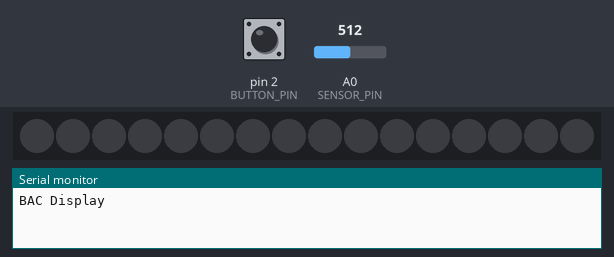
A sketch run on a simulated Arduino Uno, built with avr-gcc and run on an emulated ATmega328P. Shown: 16 RGB LEDs in strip order, left to right, the last lines printed to the serial monitor. Inputs (shaded band) come from the test bench; at power-on: pin 2 (BUTTON_PIN) LOW, A0 (SENSOR_PIN) = 512. Dim RGB values are drawn brighter than linear.

Above: at 1.2 s.
1.3 s: pin 2 (BUTTON_PIN) pulled HIGH for 0.15 s
At 2.4 s:
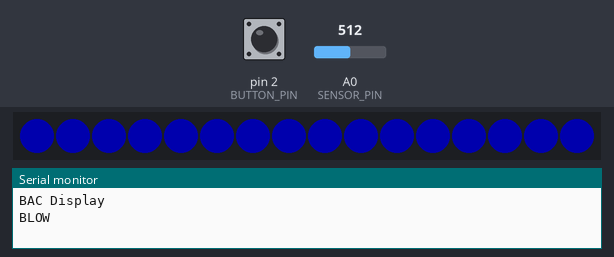
At 4.2 s:
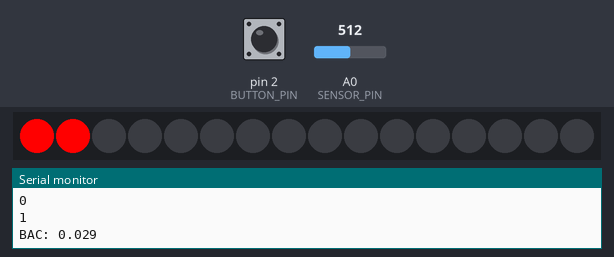
4.4 s: pin 2 (BUTTON_PIN) pulled HIGH for 1 s
8.4 s: pin 2 (BUTTON_PIN) pulled HIGH for 3.2 s
Timing chart, 0 to 11.4 s (numbered marks = the images above; inputs shaded):
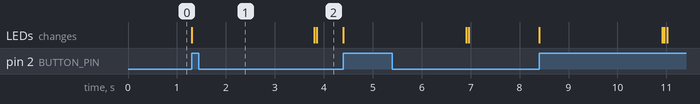

The sketch:

mq3.ino
```cpp
#include <Adafruit_NeoPixel.h>
#include "BAC_Lookup.h"

// Constants
#define DEBUG       1
#define SENSOR_PIN  A0
#define BAC_START   410     // Beginning ADC value of BAC chart
#define BAC_END     859     // Lsat ADC value in BAC chart

#define PIN      6
#define N_LEDS 16

#define BUTTON_PIN 2

// Global variables
char temp_str[10];
int sensor_read;
uint8_t bac;
int buttonState = 0;

int gamma[] = {
    0,  0,  0,  0,  0,  0,  0,  0,  0,  0,  0,  0,  0,  0,  0,  0,
    0,  0,  0,  0,  0,  0,  0,  0,  0,  0,  0,  0,  1,  1,  1,  1,
    1,  1,  1,  1,  1,  1,  1,  1,  1,  2,  2,  2,  2,  2,  2,  2,
    2,  3,  3,  3,  3,  3,  3,  3,  4,  4,  4,  4,  4,  5,  5,  5,
    5,  6,  6,  6,  6,  7,  7,  7,  7,  8,  8,  8,  9,  9,  9, 10,
   10, 10, 11, 11, 11, 12, 12, 13, 13, 13, 14, 14, 15, 15, 16, 16,
   17, 17, 18, 18, 19, 19, 20, 20, 21, 21, 22, 22, 23, 24, 24, 25,
   25, 26, 27, 27, 28, 29, 29, 30, 31, 32, 32, 33, 34, 35, 35, 36,
   37, 38, 39, 39, 40, 41, 42, 43, 44, 45, 46, 47, 48, 49, 50, 50,
   51, 52, 54, 55, 56, 57, 58, 59, 60, 61, 62, 63, 64, 66, 67, 68,
   69, 70, 72, 73, 74, 75, 77, 78, 79, 81, 82, 83, 85, 86, 87, 89,
   90, 92, 93, 95, 96, 98, 99,101,102,104,105,107,109,110,112,114,
  115,117,119,120,122,124,126,127,129,131,133,135,137,138,140,142,
  144,146,148,150,152,154,156,158,160,162,164,167,169,171,173,175,
  177,180,182,184,186,189,191,193,196,198,200,203,205,208,210,213,
  215,218,220,223,225,228,231,233,236,239,241,244,247,249,252,255 };

Adafruit_NeoPixel strip = Adafruit_NeoPixel(N_LEDS, PIN, NEO_GRB + NEO_KHZ800);

void setup() {

  strip.begin();
  strip.show();
  // Set up debugging
#if DEBUG
  Serial.begin(9600);
  Serial.println("BAC Display");
#endif

  // Initialize pins
  pinMode(BUTTON_PIN, INPUT);
  pinMode(SENSOR_PIN, INPUT);

}

void loop() {
  buttonState = digitalRead(BUTTON_PIN);
  // Read voltage
 // pulseWhite(20);
 if(buttonState == HIGH){
  wipePixels(strip.Color(0,0,0));
  Serial.println("BLOW");
  sensor_read = readSensor();
#if DEBUG
  Serial.print("ADC: ");
  Serial.println(sensor_read);
#endif

  // Calculate ppm. Regression fitting from MQ-3 datasheet.
  // Equation using 5V max ADC and RL = 4.7k. "v" is voltage.
  // PPM = 150.4351049*v^5 - 2244.75988*v^4 + 13308.5139*v^3 -
  //       39136.08594*v^2 + 57082.6258*v - 32982.05333
  // Calculate BAC. See BAC/ppm chart from page 2 of:
  // http://sgx.cdistore.com/datasheets/sgx/AN4-Using-MiCS-Sensors-for-Alcohol-Detection1.pdf
  // All of this was put into the lookup table in BAC_Lookup.h
  if ( sensor_read < BAC_START ) {
      bac = 0;
      sprintf(temp_str, "0000");
  } else if ( sensor_read > BAC_END ) {
      sprintf(temp_str, "EEEE");
  } else {
      sensor_read = sensor_read - BAC_START;
      bac = bac_chart[sensor_read];
      if ( bac < 10 ) {
        sprintf(temp_str, "0.00%1d", bac);
      } else if ( bac < 100 ) {
        sprintf(temp_str, "0.0%2d", bac);
      } else {
        sprintf(temp_str, "0.%3d", bac);
      }
  }

  pixels(bac);
  Serial.print("BAC: ");
  Serial.println(temp_str);
  Serial.println();
}

  // Delay before next reading
 // Serial.println("STOP");
  //Serial.println();
  //delay(2000);
}

int readSensor(){
  wipePixels(strip.Color(0,0,50));
  int num_samples = 50;
  int val = 0;

  for(int i = 0; i < num_samples; i++){
    val += analogRead(A0);
    delay(50);
  }
  wipePixels(strip.Color(0,0,0));
  return (val/num_samples);
}

void pixels(uint8_t val){;
  uint32_t c = strip.Color(255, 0, 0);
  int num = 0;
  if(val >= 10)
    num = 1;
  if(val >= 20)
    num = 2;
  if(val >= 30)
    num = 3;
  if(val >= 40)
    num = 4;
  if(val >= 50)
    num = 5;
  if(val >= 60)
    num = 6;
  if(val >= 70)
    num = 7;
  if(val >= 80)
    num = 8;
  for(int i = 0; i < num; i++){
    Serial.println(i);
    strip.setPixelColor(i, c);
    strip.show();
    delay(50);
  }


}

void pulseWhite(uint8_t wait) {
  for(int j = 0; j < 256 ; j++){
      for(uint16_t i=0; i<strip.numPixels(); i++) {
          strip.setPixelColor(i, strip.Color(0,0, gamma[j] ) );
        }
        delay(wait);
        strip.show();
      }

  for(int j = 255; j >= 0 ; j--){
      for(uint16_t i=0; i<strip.numPixels(); i++) {
          strip.setPixelColor(i, strip.Color(0,0,gamma[j]) );
        }
        delay(wait);
        strip.show();
      }
}

void wipePixels(uint32_t c){
  for(int i = 0; i < strip.numPixels(); i++){
    strip.setPixelColor(i, c);
  }
  strip.show();
}
```

Source omitted: BAC_Lookup.h (data table, 1951 bytes)

Measured:
- after the input at 1.3 s, the LEDs: change at once (image 1)
